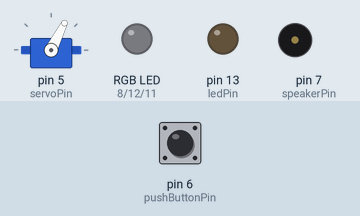
Simulated run of this sketch. Board: Arduino Uno, built with avr-gcc and run on an emulated ATmega328P. On the bench: servo, an RGB LED mixed from three pins (HIGH = lit), output pins drawn as LEDs (lit = HIGH), buzzer (waves = sounding). The test bench sets the inputs (shaded band); at power-on: pin 6 (pushButtonPin) LOW.

Above: at 0.15 s.
At 1.2 s:
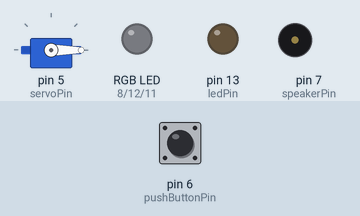
1.3 s: pin 6 (pushButtonPin) pulled HIGH for 0.15 s
At 1.61 s:
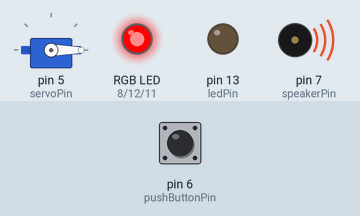
Timing chart, 0 to 1.8 s (numbered marks = the images above; inputs shaded):
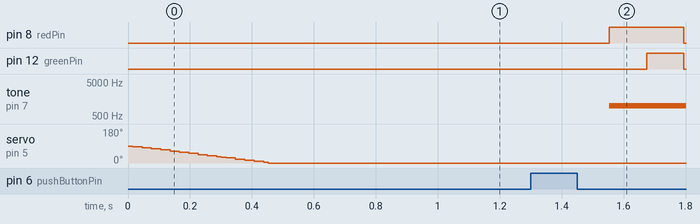

The sketch:

servo_barrera.ino
```cpp
/* Barrera con sonido y luz de policia */
/* Septiembre 2016 */

#include <Bounce2.h>
#include <Servo.h>

//Barrera and led pin
int pushButtonPin = 6;
int servoPin = 5;
int ledPin = 13;
int val = 0;
Servo servo;
int pos = 0;
boolean pushedEven = false;
boolean isUp = false;
int servoMaxDegrees = 90;

Bounce bouncer = Bounce();

//Sonido
int speakerPin = 7;
int duracion = 250; //Duración del sonido
int fMin = 1000; //Frecuencia más baja que queremos emitir
int fMax = 3500; //Frecuencia más alta que queremos emitir
int i = 0;

//RGB led
int redPin = 8;
int greenPin = 12;
int bluePin = 11;

void setup() {
  // put your setup code here, to run once:
  pinMode(servoPin, OUTPUT);
  pinMode(pushButtonPin, INPUT);
  pinMode(ledPin, OUTPUT);
  bouncer.attach(pushButtonPin);
  bouncer.interval(10);
  servo.attach(servoPin);

  //Sonido
  pinMode (speakerPin, OUTPUT);

  //lights
  pinMode(redPin, OUTPUT);
  pinMode(greenPin, OUTPUT);
  pinMode(bluePin, OUTPUT);
}

void loop() {
  // put your main code here, to run repeatedly:
  bouncer.update();

  if (bouncer.fell()) {
    pushedEven = !pushedEven;
  }
  //move();

  soundAndMove();
}

void move() {
  if (pushedEven == true) {

    if (isUp == true) {
      down();
      isUp = false;
    }
    digitalWrite(ledPin, HIGH);
  } else {

    if (isUp == false) {
      up();
      isUp = true;
    }
    digitalWrite(ledPin, LOW);
  }
}

void up() {
  for (pos = servoMaxDegrees; pos >= 0; pos -= 3) {
    servo.write(pos);
    delay(15);
  }
}

void down() {
  for (pos = 0; pos <= servoMaxDegrees; pos += 3) {
    servo.write(pos);
    delay(35);
  }
}

void soundAndMove() {

  if (pushedEven == true) {
    if (isUp == true) {
      makeSoundAndLight(6);
      down();
      turnOffLights();
      isUp = false;
    }
    digitalWrite(ledPin, HIGH);
  } else {

    if (isUp == false) {
      up();
      isUp = true;
    }
    digitalWrite(ledPin, LOW);
  }
}

void turnOffLights() {
  analogWrite(redPin, 0);
  analogWrite(greenPin, 0);
  analogWrite(bluePin, 0);
}

void makeSound(int count) {
  //tone(pin, frequency, duration)
  //sonido más agudo
  for (int j = 0; j < count; j++) {
    for (i = fMin; i <= fMax; i++)
      tone(speakerPin, i, duracion);
    //sonido más grave
    for (i = fMax; i >= fMin; i--)
      tone(speakerPin, i, duracion);
  }
}

void redLight() {
  analogWrite(bluePin, 0);
  analogWrite(redPin, 255);
  analogWrite(greenPin, 0);
}

void blueLight() {
  analogWrite(bluePin, 255);
  analogWrite(redPin, 0);
  analogWrite(greenPin, 0);
}

void orangeLight() {
  analogWrite(greenPin, 125);
  analogWrite(bluePin, 0);
  analogWrite(redPin, 255);
}
void orangeRedLight() {
  analogWrite(greenPin, 130);
  analogWrite(bluePin, 0);
  analogWrite(redPin,255);
}

void policeLight() {
  //Light red
  redLight();
  delay(120);

  //Light blue
  blueLight();
  delay(120);
}

void dangerLight() {
  //Light red
  orangeLight();
  delay(120);

  //Light blue
  orangeRedLight();
  delay(120);
}
void makeSoundAndLight(int count) {
  for (int j = 0; j < count; j++) {
    //Sound
    makeSound(1);

    //policeLight();

    dangerLight();

    //Turn off lights
    turnOffLights();
  }


}
```

Measured:
- after the input at 1.3 s, pin 8 (redPin): LOW → HIGH after 0.25 s, → LOW 0.24 s later; pin 12 (greenPin): LOW → HIGH after 0.37 s, → LOW 0.12 s later; tone on pin 7 (speakerPin): silent → 1000 Hz after 0.25 s
